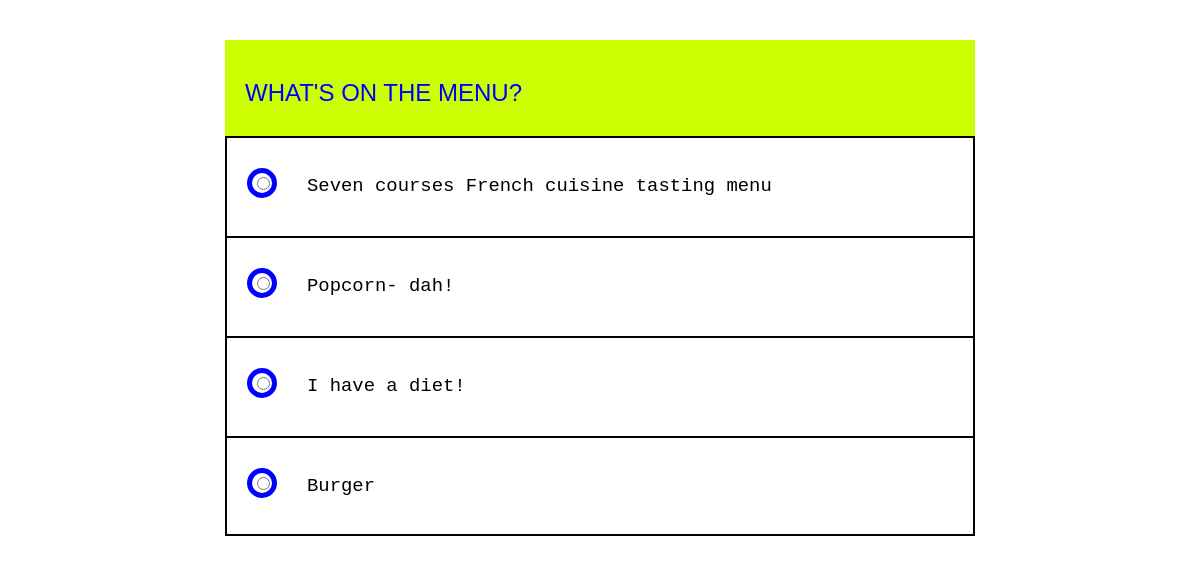
/quiz/question.php?n=2, run on the app's committed database.
### tables this page shows
CREATE TABLE `questions` (
  `id` int(11) NOT NULL,
  `text_questions` text NOT NULL
);

CREATE TABLE `choices` (
  `id` int(11) NOT NULL,
  `id_question` int(11) DEFAULT NULL,
  `text` text NOT NULL
);

### quiz/question.php (the view, shortened to what this page needs)
<?php include "database.php" ?>
<?php
if (isset($_GET['n'])){
    $number =(int) $_GET['n'];
}else{
    $number =1;
}
$query = "SELECT * FROM `questions` WHERE id = $number";
$result = $mysqli->query($query) or die();
$question = $result ->fetch_assoc();
$query = "SELECT * FROM `choices`as c left Join questions as q on q.id  =c.id_question  WHERE c.id_question =$number";
$choices = $mysqli ->query($query) or die();
?>
<!DOCTYPE html>
<html lang="en">
<head>
	<link href="https://maxcdn.bootstrapcdn.com/bootstrap/3.3.0/css/bootstrap.min.css" rel="stylesheet" id="bootstrap-css">
<link rel="stylesheet" href="style.css">
</head>
<body>
	<div class="container">
		<div class="row"><br><br>
			<div class="col-sm-8 col-sm-offset-2">
				<div id="quiz">
					<div class="question">
						<h3>
							<span id="question"> <?php echo $question['text_questions']; ?></span>
						</h3>
					</div>
					<form action="process.php" method="get">
						<ul>
							<?php while ($row = $choices->fetch_assoc()): ?>
							<li>
								<input type="radio" class="radio" name="radio">
								<label for="f-option"  class="element-animation" > <?php echo $row['text'] ?> </label>
								<div class="check"><div class="inside"></div></div>
							</li>
							<?php endwhile; ?>
						</ul>
					</form>
				</div>
			</div>
		</div>
		<div class="row">
			<div class="col-sm-8 col-sm-offset-2">
			</div>
		</div>
	</div>
</body>
</html>

### quiz/style.css (style rules this page uses)
body, html { height: 100%; background: #ffffff; font-family: 'Source Code', monospace; }
form { margin: 0 auto; }
.question { background: #ccff00; padding: 20px; color: #0000ff; font-family: helvetica, sans-serif; text-transform: uppercase; font-weight: 700; }
.container ul { list-style: none; margin: 0; padding: 0; }
ul li { color: black; display: block; position: relative; float: left; width: 100%; height: 100px; border-top: 2px solid #000000; border-right: 2px solid #000000; border-left: 2px solid #000000; border-bottom: none; background: #ffffff; }
ul li:last-of-type { border-bottom: 2px solid #000000; }
ul li input[type=radio] { position: absolute; border: 5px solid #00FF00; visibility:0.01; display: block; position: absolute; border: 5px solid #AAAAAA; border-radius: 100%; top: 35px; left: 30px; z-index: 10; }
ul li label { display: block; position: relative; font-weight: 300; font-size: 1.35em; padding: 25px 25px 25px 80px; margin: 10px auto; height: 30px; z-index: 9; cursor: pointer; -webkit-transition: all 0.25s linear; }
ul li .check { display: block; position: absolute; border: 5px solid #0000ff; border-radius: 100%; height: 30px; width: 30px; top: 30px; left: 20px; transition: border .25s linear; -webkit-transition: border .25s linear; }
ul li .check::before { display: block; position: absolute; content: ''; border-radius: 100%; height: 14px; width: 14px; top: 3px; left: 3px; margin: auto; transition: background 0.25s linear; -webkit-transition: background 0.25s linear; }
ul { margin: 0 auto; }

### data on the page
questions: text_questions "WHAT'S ON THE MENU?"
choices: text "Seven courses French cuisine tasting menu"
choices: text "Popcorn- dah!"
choices: text "I have a diet!"
choices: text "Burger"
